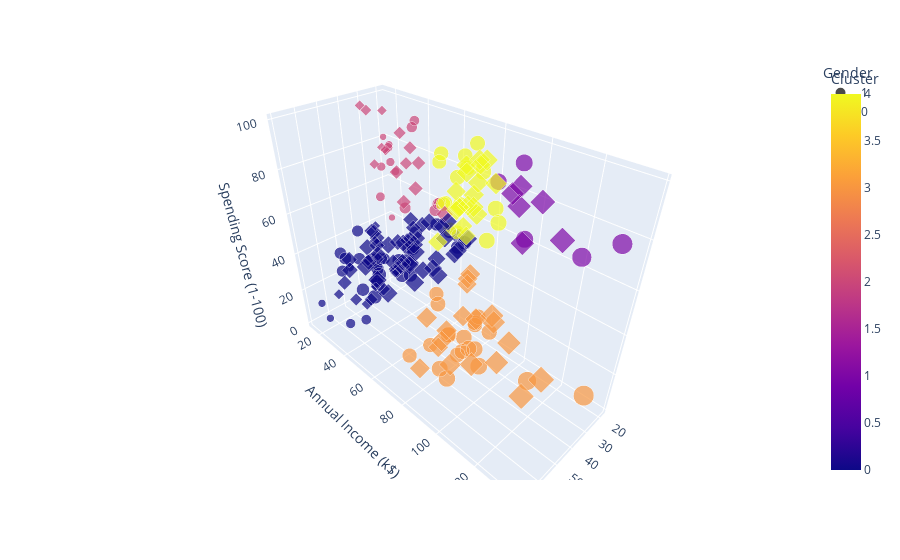

Notebook cell for this chart:
### Code cell
## 6. Clustering (KMeans)

X = df[['Age','Annual Income (k$)','Spending Score (1-100)']]

# Elbow Method
sse = []
for k in range(2,11):
    kmeans = KMeans(n_clusters=k, random_state=42)
    kmeans.fit(X)
    sse.append(kmeans.inertia_)

plt.plot(range(2,11), sse, marker='o')
plt.xlabel('Clusters')
plt.ylabel('SSE')
plt.title('Elbow Method')
plt.show()

# Fit KMeans with optimal k=5 (commonly best here)
kmeans = KMeans(n_clusters=5, random_state=42)
df['Cluster'] = kmeans.fit_predict(X)

# Silhouette Score
score = silhouette_score(X, df['Cluster'])
print("Silhouette Score:", score)

# Cluster Visualization
plt.figure(figsize=(8,6))
sns.scatterplot(x='Annual Income (k$)', y='Spending Score (1-100)', hue='Cluster', data=df, palette='Set1')
plt.title("Customer Segments")
plt.show()

# 3D Plot
fig = px.scatter_3d(df, x='Age', y='Annual Income (k$)', z='Spending Score (1-100)', 
                    color='Cluster', symbol='Gender', size='Annual Income (k$)', hover_data=['Age'])
fig.show()

### Figure 1 — Plotly figure (JSON) as saved in the notebook; plotly's stock layout.template omitted (floating-point values rounded to 4 significant figures)
{"data": [{"hovertemplate": "Gender=1<br>Age=%{x}<br>Annual Income (k$)=%{marker.size}<br>Spending Score (1-100)=%{z}<br>Cluster=%{marker.color}<extra></extra>", "legendgroup": "1", "marker": {"color": [2, 2, 0, 0, 0, 2, 2, 0, 0, 2, 2, 2, 2, 0, 0, 2, 2, 0, 2, 0, 0, 0, 0, 0, 2, 0, 2, 2, 0, 0, 0, 0, 0, 0, 0, 0, 0, 0, 0, 0, 0, 0, 4, 0, 0, 0, 0, 0, 0, 4, 4, 3, 4, 3, 4, 3, 4, 3, 4, 3, 4, 3, 4, 3, 4, 3, 4, 3, 3, 3, 3, 3, 4, 3, 4, 3, 4, 3, 4, 3, 1, 3, 1, 1, 3, 1, 3, 1], "coloraxis": "coloraxis", "size": [15, 15, 19, 19, 20, 20, 21, 23, 24, 24, 25, 28, 28, 30, 33, 33, 38, 39, 42, 43, 43, 44, 46, 46, 46, 48, 48, 48, 49, 54, 54, 54, 54, 54, 54, 54, 59, 60, 60, 61, 61, 62, 62, 62, 63, 63, 63, 63, 64, 67, 69, 71, 71, 71, 71, 71, 71, 73, 73, 74, 75, 77, 77, 77, 78, 78, 78, 78, 78, 81, 85, 86, 87, 87, 87, 87, 87, 88, 88, 93, 93, 98, 99, 101, 113, 126, 137, 137], "sizemode": "area", "sizeref": 0.3425, "symbol": "circle"}, "mode": "markers", "name": "1", "scene": "scene", "showlegend": true, "type": "scatter3d", "x": [19, 21, 64, 67, 37, 22, 20, 52, 35, 25, 31, 29, 35, 60, 53, 18, 24, 48, 33, 59, 47, 69, 53, 70, 19, 63, 18, 19, 70, 59, 26, 40, 57, 38, 67, 48, 18, 48, 24, 48, 20, 67, 26, 49, 54, 68, 66, 65, 19, 27, 39, 43, 40, 59, 38, 47, 39, 20, 32, 19, 32, 25, 28, 48, 34, 43, 39, 37, 34, 19, 50, 42, 32, 40, 28, 36, 36, 58, 27, 59, 35, 46, 30, 28, 33, 32, 32, 30], "y": [15, 15, 19, 19, 20, 20, 21, 23, 24, 24, 25, 28, 28, 30, 33, 33, 38, 39, 42, 43, 43, 44, 46, 46, 46, 48, 48, 48, 49, 54, 54, 54, 54, 54, 54, 54, 59, 60, 60, 61, 61, 62, 62, 62, 63, 63, 63, 63, 64, 67, 69, 71, 71, 71, 71, 71, 71, 73, 73, 74, 75, 77, 77, 77, 78, 78, 78, 78, 78, 81, 85, 86, 87, 87, 87, 87, 87, 88, 88, 93, 93, 98, 99, 101, 113, 126, 137, 137], "z": [39, 81, 3, 14, 13, 79, 66, 29, 35, 73, 73, 82, 61, 4, 4, 92, 92, 36, 60, 60, 41, 46, 46, 56, 55, 51, 59, 59, 55, 47, 54, 48, 51, 55, 41, 46, 41, 49, 52, 42, 49, 59, 55, 56, 46, 43, 48, 52, 46, 56, 91, 35, 95, 11, 75, 9, 75, 5, 73, 10, 93, 12, 97, 36, 90, 17, 88, 1, 1, 5, 26, 20, 63, 13, 75, 10, 92, 15, 69, 14, 90, 15, 97, 68, 8, 74, 18, 83]}, {"hovertemplate": "Gender=0<br>Age=%{x}<br>Annual Income (k$)=%{marker.size}<br>Spending Score (1-100)=%{z}<br>Cluster=%{marker.color}<extra></extra>", "legendgroup": "0", "marker": {"color": [0, 2, 0, 2, 0, 2, 2, 2, 0, 2, 0, 2, 0, 0, 0, 0, 2, 2, 0, 2, 0, 2, 0, 2, 0, 2, 0, 2, 0, 0, 0, 0, 0, 0, 0, 0, 0, 0, 0, 0, 0, 0, 0, 0, 0, 0, 0, 0, 0, 2, 0, 0, 0, 0, 0, 0, 0, 0, 0, 0, 0, 0, 0, 4, 0, 0, 4, 0, 0, 0, 0, 0, 4, 3, 4, 3, 4, 4, 3, 4, 3, 3, 4, 4, 3, 3, 4, 3, 4, 4, 4, 3, 4, 4, 4, 4, 3, 3, 4, 3, 1, 1, 3, 3, 3, 1, 3, 1, 1, 3, 1, 3], "coloraxis": "coloraxis", "size": [16, 16, 17, 17, 18, 18, 19, 19, 20, 20, 21, 23, 25, 28, 28, 29, 29, 30, 33, 33, 34, 34, 37, 37, 38, 39, 39, 39, 40, 40, 40, 40, 42, 43, 43, 44, 46, 47, 47, 48, 48, 48, 49, 50, 50, 54, 54, 54, 54, 54, 57, 57, 58, 58, 59, 60, 60, 60, 60, 62, 62, 62, 63, 63, 64, 65, 65, 65, 65, 67, 67, 67, 69, 70, 70, 72, 72, 73, 73, 74, 75, 76, 76, 77, 78, 78, 78, 78, 78, 78, 78, 79, 79, 81, 85, 86, 87, 88, 88, 97, 97, 98, 99, 101, 103, 103, 103, 103, 113, 120, 120, 126], "sizemode": "area", "sizeref": 0.3425, "symbol": "diamond"}, "mode": "markers", "name": "0", "scene": "scene", "showlegend": true, "type": "scatter3d", "x": [20, 23, 31, 22, 35, 23, 30, 35, 58, 24, 35, 35, 46, 54, 45, 40, 23, 21, 49, 21, 42, 30, 36, 20, 65, 31, 49, 24, 50, 27, 29, 31, 49, 31, 50, 51, 27, 67, 54, 43, 68, 32, 47, 60, 60, 45, 23, 49, 46, 21, 55, 22, 34, 50, 68, 40, 32, 47, 27, 23, 49, 21, 66, 19, 38, 18, 19, 63, 49, 51, 50, 38, 40, 23, 31, 25, 31, 29, 44, 35, 57, 28, 32, 32, 34, 44, 38, 47, 27, 30, 30, 56, 29, 31, 36, 33, 36, 52, 30, 37, 32, 29, 41, 54, 41, 36, 34, 32, 38, 47, 35, 45], "y": [16, 16, 17, 17, 18, 18, 19, 19, 20, 20, 21, 23, 25, 28, 28, 29, 29, 30, 33, 33, 34, 34, 37, 37, 38, 39, 39, 39, 40, 40, 40, 40, 42, 43, 43, 44, 46, 47, 47, 48, 48, 48, 49, 50, 50, 54, 54, 54, 54, 54, 57, 57, 58, 58, 59, 60, 60, 60, 60, 62, 62, 62, 63, 63, 64, 65, 65, 65, 65, 67, 67, 67, 69, 70, 70, 72, 72, 73, 73, 74, 75, 76, 76, 77, 78, 78, 78, 78, 78, 78, 78, 79, 79, 81, 85, 86, 87, 88, 88, 97, 97, 98, 99, 101, 103, 103, 103, 103, 113, 120, 120, 126], "z": [6, 77, 40, 76, 6, 94, 72, 99, 15, 77, 35, 98, 5, 14, 32, 31, 87, 73, 14, 81, 17, 73, 26, 75, 35, 61, 28, 65, 55, 47, 42, 42, 52, 54, 45, 50, 51, 52, 59, 50, 48, 47, 42, 49, 56, 53, 52, 42, 44, 57, 58, 55, 60, 46, 55, 40, 42, 47, 50, 41, 48, 42, 50, 54, 42, 48, 50, 43, 59, 43, 57, 40, 58, 29, 77, 34, 71, 88, 7, 72, 5, 40, 87, 74, 22, 20, 76, 16, 89, 78, 73, 35, 83, 93, 75, 95, 27, 13, 86, 32, 86, 88, 39, 24, 17, 85, 23, 69, 91, 16, 79, 28]}], "layout": {"coloraxis": {"colorbar": {"title": {"text": "Cluster"}}, "colorscale": [[0, "#0d0887"], [0.1111, "#46039f"], [0.2222, "#7201a8"], [0.3333, "#9c179e"], [0.4444, "#bd3786"], [0.5556, "#d8576b"], [0.6667, "#ed7953"], [0.7778, "#fb9f3a"], [0.8889, "#fdca26"], [1, "#f0f921"]]}, "legend": {"itemsizing": "constant", "title": {"text": "Gender"}, "tracegroupgap": 0}, "margin": {"t": 60}, "scene": {"domain": {"x": [0, 1], "y": [0, 1]}, "xaxis": {"title": {"text": "Age"}}, "yaxis": {"title": {"text": "Annual Income (k$)"}}, "zaxis": {"title": {"text": "Spending Score (1-100)"}}}}}
